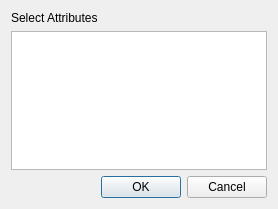
<?xml version="1.0" encoding="UTF-8"?>
<ui version="4.0">
 <class>Dialog</class>
 <widget class="QDialog" name="Dialog">
  <property name="geometry">
   <rect>
    <x>0</x>
    <y>0</y>
    <width>278</width>
    <height>209</height>
   </rect>
  </property>
  <property name="windowTitle">
   <string>Dialog</string>
  </property>
  <layout class="QVBoxLayout" name="verticalLayout">
   <item>
    <widget class="QLabel" name="label">
     <property name="text">
      <string>Select Attributes</string>
     </property>
    </widget>
   </item>
   <item>
    <widget class="QListWidget" name="listWidget"/>
   </item>
   <item>
    <widget class="QDialogButtonBox" name="buttonBox">
     <property name="orientation">
      <enum>Qt::Horizontal</enum>
     </property>
     <property name="standardButtons">
      <set>QDialogButtonBox::Cancel|QDialogButtonBox::Ok</set>
     </property>
    </widget>
   </item>
  </layout>
 </widget>
 <resources/>
 <connections>
  <connection>
   <sender>buttonBox</sender>
   <signal>accepted()</signal>
   <receiver>Dialog</receiver>
   <slot>accept()</slot>
   <hints>
    <hint type="sourcelabel">
     <x>248</x>
     <y>254</y>
    </hint>
    <hint type="destinationlabel">
     <x>157</x>
     <y>274</y>
    </hint>
   </hints>
  </connection>
  <connection>
   <sender>buttonBox</sender>
   <signal>rejected()</signal>
   <receiver>Dialog</receiver>
   <slot>reject()</slot>
   <hints>
    <hint type="sourcelabel">
     <x>316</x>
     <y>260</y>
    </hint>
    <hint type="destinationlabel">
     <x>286</x>
     <y>274</y>
    </hint>
   </hints>
  </connection>
 </connections>
</ui>
